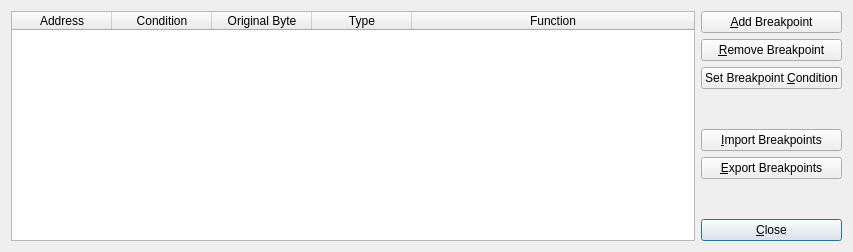
<?xml version="1.0" encoding="UTF-8"?>
<ui version="4.0">
 <author>Evan Teran</author>
 <class>DialogBreakpoints</class>
 <widget class="QDialog" name="DialogBreakpoints">
  <property name="geometry">
   <rect>
    <x>0</x>
    <y>0</y>
    <width>853</width>
    <height>252</height>
   </rect>
  </property>
  <property name="windowTitle">
   <string>Breakpoint Manager</string>
  </property>
  <layout class="QGridLayout">
   <item row="4" column="1">
    <widget class="QPushButton" name="btnImport">
     <property name="text">
      <string>&amp;Import Breakpoints</string>
     </property>
     <property name="icon">
      <iconset theme="document-import">
       <normaloff>.</normaloff>.</iconset>
     </property>
    </widget>
   </item>
   <item row="2" column="1">
    <widget class="QPushButton" name="btnCondition">
     <property name="text">
      <string>Set Breakpoint &amp;Condition</string>
     </property>
     <property name="icon">
      <iconset theme="code-context">
       <normaloff>.</normaloff>.</iconset>
     </property>
    </widget>
   </item>
   <item row="6" column="1">
    <spacer>
     <property name="orientation">
      <enum>Qt::Vertical</enum>
     </property>
     <property name="sizeHint" stdset="0">
      <size>
       <width>20</width>
       <height>40</height>
      </size>
     </property>
    </spacer>
   </item>
   <item row="7" column="1">
    <widget class="QPushButton" name="okButton">
     <property name="text">
      <string>&amp;Close</string>
     </property>
     <property name="icon">
      <iconset theme="dialog-close">
       <normaloff>.</normaloff>.</iconset>
     </property>
     <property name="default">
      <bool>true</bool>
     </property>
    </widget>
   </item>
   <item row="1" column="1">
    <widget class="QPushButton" name="btnRemove">
     <property name="text">
      <string>&amp;Remove Breakpoint</string>
     </property>
     <property name="icon">
      <iconset theme="list-remove">
       <normaloff>.</normaloff>.</iconset>
     </property>
    </widget>
   </item>
   <item row="0" column="1">
    <widget class="QPushButton" name="btnAdd">
     <property name="text">
      <string>&amp;Add Breakpoint</string>
     </property>
     <property name="icon">
      <iconset theme="list-add">
       <normaloff>.</normaloff>.</iconset>
     </property>
    </widget>
   </item>
   <item row="0" column="0" rowspan="8">
    <widget class="QTableWidget" name="tableWidget">
     <property name="editTriggers">
      <set>QAbstractItemView::NoEditTriggers</set>
     </property>
     <property name="alternatingRowColors">
      <bool>true</bool>
     </property>
     <property name="selectionMode">
      <enum>QAbstractItemView::SingleSelection</enum>
     </property>
     <property name="selectionBehavior">
      <enum>QAbstractItemView::SelectRows</enum>
     </property>
     <property name="wordWrap">
      <bool>false</bool>
     </property>
     <attribute name="horizontalHeaderStretchLastSection">
      <bool>true</bool>
     </attribute>
     <attribute name="verticalHeaderVisible">
      <bool>false</bool>
     </attribute>
     <column>
      <property name="text">
       <string>Address</string>
      </property>
     </column>
     <column>
      <property name="text">
       <string>Condition</string>
      </property>
     </column>
     <column>
      <property name="text">
       <string>Original Byte</string>
      </property>
     </column>
     <column>
      <property name="text">
       <string>Type</string>
      </property>
     </column>
     <column>
      <property name="text">
       <string>Function</string>
      </property>
     </column>
    </widget>
   </item>
   <item row="3" column="1">
    <spacer name="verticalSpacer">
     <property name="orientation">
      <enum>Qt::Vertical</enum>
     </property>
     <property name="sizeHint" stdset="0">
      <size>
       <width>20</width>
       <height>40</height>
      </size>
     </property>
    </spacer>
   </item>
   <item row="5" column="1">
    <widget class="QPushButton" name="btnExport">
     <property name="text">
      <string>&amp;Export Breakpoints</string>
     </property>
     <property name="icon">
      <iconset theme="document-export">
       <normaloff>.</normaloff>.</iconset>
     </property>
    </widget>
   </item>
  </layout>
 </widget>
 <tabstops>
  <tabstop>tableWidget</tabstop>
  <tabstop>btnAdd</tabstop>
  <tabstop>btnRemove</tabstop>
  <tabstop>btnCondition</tabstop>
  <tabstop>okButton</tabstop>
 </tabstops>
 <resources/>
 <connections>
  <connection>
   <sender>okButton</sender>
   <signal>clicked()</signal>
   <receiver>DialogBreakpoints</receiver>
   <slot>accept()</slot>
   <hints>
    <hint type="sourcelabel">
     <x>702</x>
     <y>242</y>
    </hint>
    <hint type="destinationlabel">
     <x>660</x>
     <y>212</y>
    </hint>
   </hints>
  </connection>
 </connections>
 <slots>
  <slot>on_btnImport_clicked()</slot>
  <slot>on_btnExport_clicked()</slot>
 </slots>
</ui>
